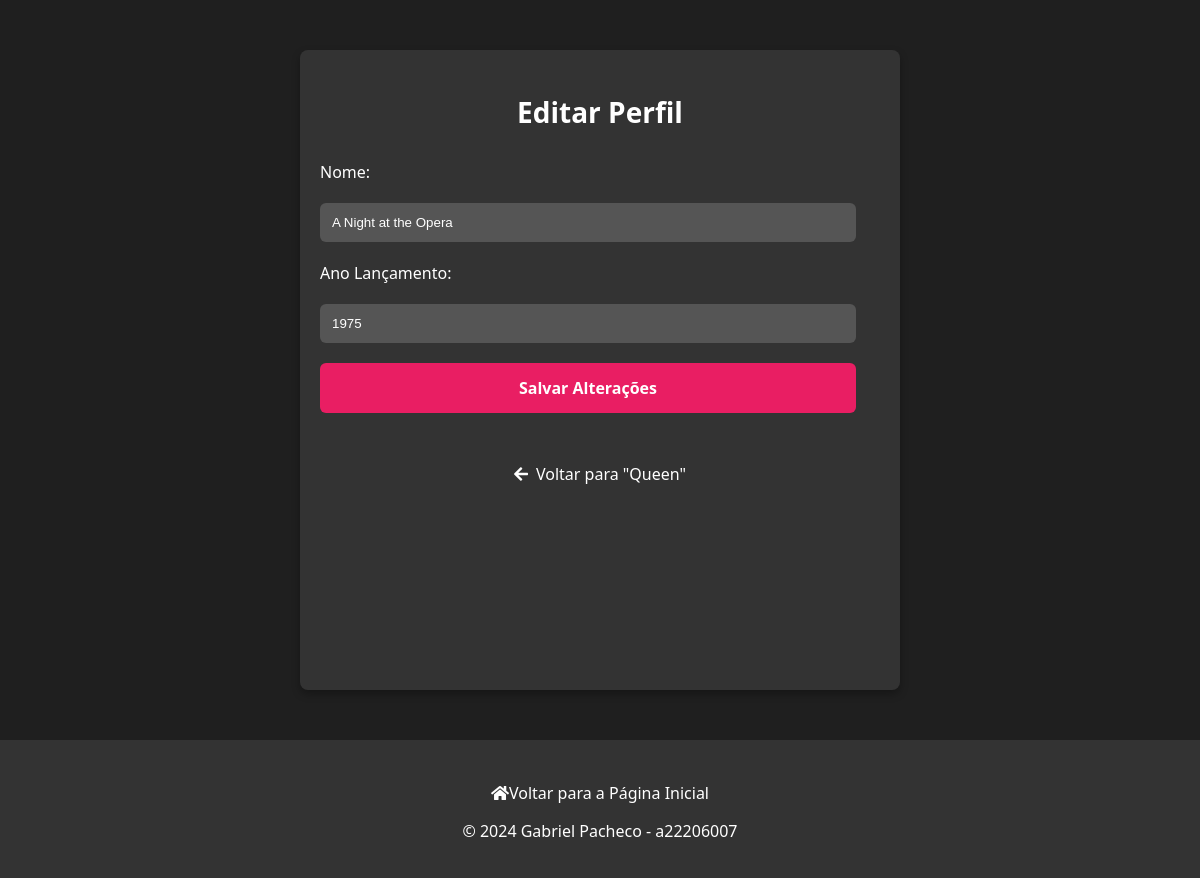
Screenshot of /bandas/album_editar/2/ (signed in) with the database file from the repository.
### bandas/models.py (models this page shows, shortened)
class Album(models.Model):
    titulo = models.CharField(max_length = 100)
    ano_lancamento = models.IntegerField()
    capa = models.ImageField()
    banda = models.ForeignKey(Banda, on_delete = models.CASCADE, related_name = 'banda_album')

class Banda(models.Model):
    nome = models.CharField(max_length = 100)
    ano_criacao = models.IntegerField()
    nacionalidade = models.CharField(max_length = 100, default = '---')
    foto = models.ImageField()

### bandas/views.py (the view, shortened to what this page needs)
# urls.py: path('album_editar/<str:album_id>/', views.album_editar_view, name='album_editar'),
@login_required
def album_editar_view(request, album_id):
    album = get_object_or_404(Album, pk=album_id)
    return render(request, 'bandas/album_editar.html', {'album': album})

### bandas/templates/bandas/album_editar.html (shortened to what this page needs)
<!DOCTYPE html>
<html lang="pt">
<head>
    <link rel="stylesheet" href="https://cdnjs.cloudflare.com/ajax/libs/font-awesome/5.15.4/css/all.min.css">
</head>
<body>
<div class="container">
    <h2>Editar Perfil</h2>
    <form method="POST" >
        <label for="id_titulo">Nome:</label>
        <input type="text" id="id_titulo" name="titulo" value="{{ album.titulo }}" required>
        <label for="id_ano_lancamento">Ano Lançamento:</label>
        <input type="text" id="id_ano_lancamento" name="ano_lancamento" value="{{ album.ano_lancamento }}" required>
        <input type="submit" value="Salvar Alterações" class="button">
    </form>
    <a class="back-link" href="{% url 'bandas:2-banda_albuns' album.banda.nome|slugify %}"><i class="fas fa-arrow-left" style="margin-right: 8px;"></i> Voltar para "{{ album.banda.nome }}"</a>
</div>
<footer>
    <a class="back-link" href="{% url 'bandas:layout' %}"><i class="fas fa-home"></i> Voltar para a Página Inicial</a>
    <p>&copy; 2024 Gabriel Pacheco - a22206007</p>
</footer>
</body>
</html>

### bandas/templates/bandas/album_editar.html (style rules this page uses)
body { background-color: #1f1f1f; font-family: 'Segoe UI', Tahoma, Geneva, Verdana, sans-serif; color: #ffffff; margin: 0; padding: 0; }
.container { width: 90%; max-width: 600px; margin: 50px auto; border-radius: 8px; background-color: #333333; padding: 20px; box-shadow: 0 4px 8px rgba(0, 0, 0, 0.3); text-align: center; overflow-y: auto; box-sizing: border-box; min-height: 80vh; }
footer { width: 100%; padding: 20px 0; background-color: #333333; color: #ffffff; border-top: 2px solid #333333; text-align: center; box-sizing: border-box; }
footer a { color: #ffffff; text-decoration: none; transition: color 0.3s ease; margin-top: 12px; }
h2 { font-size: 28px; margin-bottom: 30px; }
form { text-align: left; margin-bottom: 20px; }
label, input { display: block; width: calc(100% - 24px); margin-bottom: 20px; }
input[type="text"], input[type="email"], input[type="password"] { padding: 12px; border-radius: 6px; border: none; background-color: #555555; color: #ffffff; box-sizing: border-box; outline: none; }
.button, input[type="submit"] { display: inline-block; width: calc(100% - 24px); background-color: #e91e63; color: #ffffff; text-decoration: none; border-radius: 6px; padding: 14px 0; margin-bottom: 10px; transition: background-color 0.3s ease; box-sizing: border-box; font-weight: bold; cursor: pointer; border: none; font-family: 'Segoe UI', Tahoma, Geneva, Verdana, sans-serif; font-size: 16px; text-align: center; }
.back-link { color: #ffffff; text-decoration: none; display: inline-flex; align-items: center; justify-content: center; transition: color 0.3s ease; margin-top: 20px; }

### rows the page displays
Album: titulo "A Night at the Opera", ano_lancamento "1975", banda.nome "Queen"
